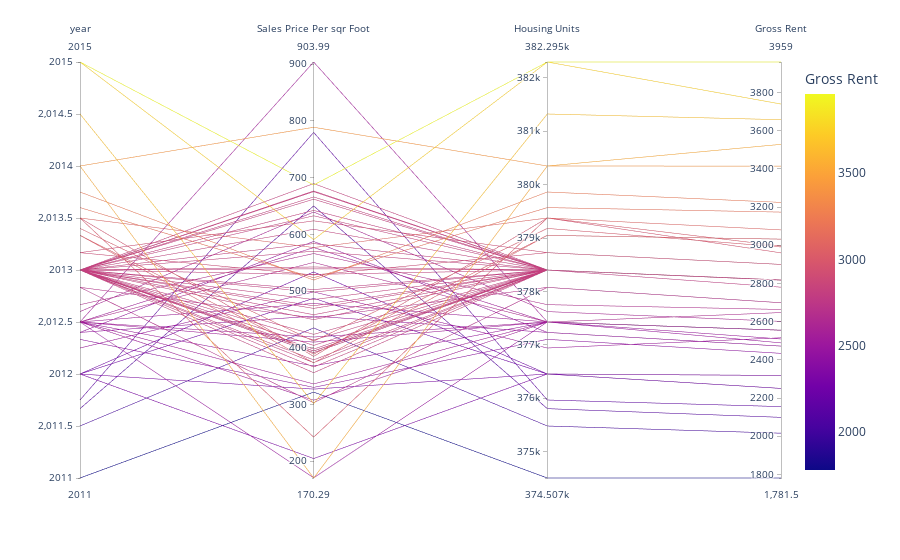

The cell this chart's notebook holds for it:
### Markdown cell above
## Parallel Coordinates and Parallel Categories Analysis

In this section, you will use plotly express to create parallel coordinates and parallel categories visualizations so that investors can interactively filter and explore various factors related to the sales price of the neighborhoods. 

Using the DataFrame of Average values per neighborhood (calculated above), create the following visualizations:
1. Create a Parallel Coordinates Plot
2. Create a Parallel Categories Plot

### Code cell
# Parallel Coordinates Plot
px.parallel_coordinates(top10_neighborhoods, color='Gross Rent')
